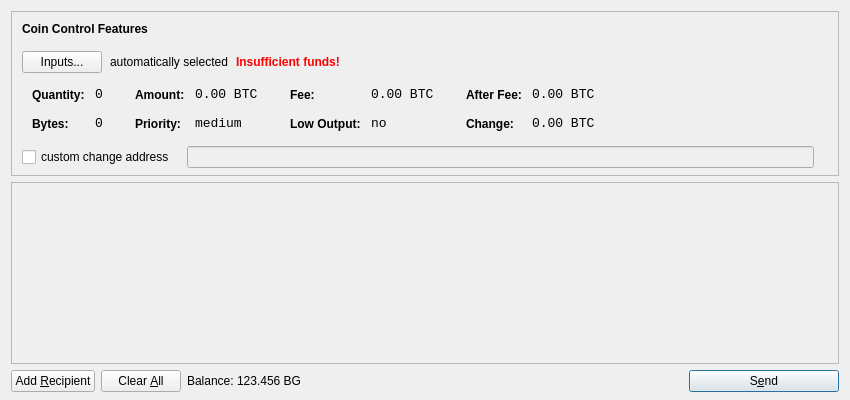
<?xml version="1.0" encoding="UTF-8"?>
<ui version="4.0">
 <class>SendCoinsDialog</class>
 <widget class="QDialog" name="SendCoinsDialog">
  <property name="geometry">
   <rect>
    <x>0</x>
    <y>0</y>
    <width>850</width>
    <height>400</height>
   </rect>
  </property>
  <property name="windowTitle">
   <string>Send Coins</string>
  </property>
  <layout class="QVBoxLayout" name="verticalLayout" stretch="0,1,0">
   <property name="bottomMargin">
    <number>8</number>
   </property>
   <item>
    <widget class="QFrame" name="frameCoinControl">
     <property name="sizePolicy">
      <sizepolicy hsizetype="Expanding" vsizetype="Expanding">
       <horstretch>0</horstretch>
       <verstretch>0</verstretch>
      </sizepolicy>
     </property>
     <property name="maximumSize">
      <size>
       <width>16777215</width>
       <height>16777215</height>
      </size>
     </property>
     <property name="frameShape">
      <enum>QFrame::StyledPanel</enum>
     </property>
     <property name="frameShadow">
      <enum>QFrame::Sunken</enum>
     </property>
     <layout class="QVBoxLayout" name="verticalLayoutCoinControl2">
      <property name="spacing">
       <number>-1</number>
      </property>
      <property name="leftMargin">
       <number>0</number>
      </property>
      <property name="topMargin">
       <number>0</number>
      </property>
      <property name="rightMargin">
       <number>0</number>
      </property>
      <property name="bottomMargin">
       <number>6</number>
      </property>
      <item>
       <layout class="QVBoxLayout" name="verticalLayoutCoinControl" stretch="0,0,0,0,1">
        <property name="spacing">
         <number>0</number>
        </property>
        <property name="leftMargin">
         <number>10</number>
        </property>
        <property name="topMargin">
         <number>10</number>
        </property>
        <item>
         <layout class="QHBoxLayout" name="horizontalLayoutCoinControl1">
          <property name="bottomMargin">
           <number>15</number>
          </property>
          <item>
           <widget class="QLabel" name="labelCoinControlFeatures">
            <property name="sizePolicy">
             <sizepolicy hsizetype="Preferred" vsizetype="Maximum">
              <horstretch>0</horstretch>
              <verstretch>0</verstretch>
             </sizepolicy>
            </property>
            <property name="font">
             <font>
              <weight>75</weight>
              <bold>true</bold>
             </font>
            </property>
            <property name="styleSheet">
             <string notr="true">font-weight:bold;</string>
            </property>
            <property name="text">
             <string>Coin Control Features</string>
            </property>
           </widget>
          </item>
         </layout>
        </item>
        <item>
         <layout class="QHBoxLayout" name="horizontalLayoutCoinControl2" stretch="0,0,0,0">
          <property name="spacing">
           <number>8</number>
          </property>
          <property name="bottomMargin">
           <number>10</number>
          </property>
          <item>
           <widget class="QPushButton" name="pushButtonCoinControl">
            <property name="styleSheet">
             <string notr="true"/>
            </property>
            <property name="text">
             <string>Inputs...</string>
            </property>
           </widget>
          </item>
          <item>
           <widget class="QLabel" name="labelCoinControlAutomaticallySelected">
            <property name="text">
             <string>automatically selected</string>
            </property>
            <property name="margin">
             <number>5</number>
            </property>
           </widget>
          </item>
          <item>
           <widget class="QLabel" name="labelCoinControlInsuffFunds">
            <property name="font">
             <font>
              <weight>75</weight>
              <bold>true</bold>
             </font>
            </property>
            <property name="styleSheet">
             <string notr="true">color:red;font-weight:bold;</string>
            </property>
            <property name="text">
             <string>Insufficient funds!</string>
            </property>
            <property name="margin">
             <number>5</number>
            </property>
           </widget>
          </item>
          <item>
           <spacer name="horizontalSpacerCoinControl">
            <property name="orientation">
             <enum>Qt::Horizontal</enum>
            </property>
            <property name="sizeHint" stdset="0">
             <size>
              <width>40</width>
              <height>1</height>
             </size>
            </property>
           </spacer>
          </item>
         </layout>
        </item>
        <item>
         <widget class="QWidget" name="widgetCoinControl" native="true">
          <property name="sizePolicy">
           <sizepolicy hsizetype="Preferred" vsizetype="Preferred">
            <horstretch>0</horstretch>
            <verstretch>0</verstretch>
           </sizepolicy>
          </property>
          <property name="minimumSize">
           <size>
            <width>0</width>
            <height>0</height>
           </size>
          </property>
          <property name="styleSheet">
           <string notr="true"/>
          </property>
          <layout class="QHBoxLayout" name="horizontalLayoutCoinControl5">
           <property name="margin">
            <number>0</number>
           </property>
           <item>
            <layout class="QHBoxLayout" name="horizontalLayoutCoinControl3" stretch="0,0,0,1">
             <property name="spacing">
              <number>20</number>
             </property>
             <property name="topMargin">
              <number>0</number>
             </property>
             <property name="bottomMargin">
              <number>10</number>
             </property>
             <item>
              <layout class="QFormLayout" name="formLayoutCoinControl1">
               <property name="horizontalSpacing">
                <number>10</number>
               </property>
               <property name="verticalSpacing">
                <number>14</number>
               </property>
               <property name="leftMargin">
                <number>10</number>
               </property>
               <property name="topMargin">
                <number>4</number>
               </property>
               <property name="rightMargin">
                <number>6</number>
               </property>
               <item row="0" column="0">
                <widget class="QLabel" name="labelCoinControlQuantityText">
                 <property name="styleSheet">
                  <string notr="true">font-weight:bold;</string>
                 </property>
                 <property name="text">
                  <string>Quantity:</string>
                 </property>
                 <property name="margin">
                  <number>0</number>
                 </property>
                </widget>
               </item>
               <item row="0" column="1">
                <widget class="QLabel" name="labelCoinControlQuantity">
                 <property name="font">
                  <font>
                   <family>Monospace</family>
                   <pointsize>10</pointsize>
                  </font>
                 </property>
                 <property name="cursor">
                  <cursorShape>IBeamCursor</cursorShape>
                 </property>
                 <property name="contextMenuPolicy">
                  <enum>Qt::ActionsContextMenu</enum>
                 </property>
                 <property name="text">
                  <string notr="true">0</string>
                 </property>
                 <property name="margin">
                  <number>0</number>
                 </property>
                 <property name="textInteractionFlags">
                  <set>Qt::LinksAccessibleByMouse|Qt::TextSelectableByKeyboard|Qt::TextSelectableByMouse</set>
                 </property>
                </widget>
               </item>
               <item row="1" column="0">
                <widget class="QLabel" name="labelCoinControlBytesText">
                 <property name="styleSheet">
                  <string notr="true">font-weight:bold;</string>
                 </property>
                 <property name="text">
                  <string>Bytes:</string>
                 </property>
                </widget>
               </item>
               <item row="1" column="1">
                <widget class="QLabel" name="labelCoinControlBytes">
                 <property name="font">
                  <font>
                   <family>Monospace</family>
                   <pointsize>10</pointsize>
                  </font>
                 </property>
                 <property name="cursor">
                  <cursorShape>IBeamCursor</cursorShape>
                 </property>
                 <property name="contextMenuPolicy">
                  <enum>Qt::ActionsContextMenu</enum>
                 </property>
                 <property name="text">
                  <string notr="true">0</string>
                 </property>
                 <property name="textInteractionFlags">
                  <set>Qt::LinksAccessibleByMouse|Qt::TextSelectableByKeyboard|Qt::TextSelectableByMouse</set>
                 </property>
                </widget>
               </item>
              </layout>
             </item>
             <item>
              <layout class="QFormLayout" name="formLayoutCoinControl2">
               <property name="horizontalSpacing">
                <number>10</number>
               </property>
               <property name="verticalSpacing">
                <number>14</number>
               </property>
               <property name="leftMargin">
                <number>6</number>
               </property>
               <property name="topMargin">
                <number>4</number>
               </property>
               <property name="rightMargin">
                <number>6</number>
               </property>
               <item row="0" column="0">
                <widget class="QLabel" name="labelCoinControlAmountText">
                 <property name="styleSheet">
                  <string notr="true">font-weight:bold;</string>
                 </property>
                 <property name="text">
                  <string>Amount:</string>
                 </property>
                 <property name="margin">
                  <number>0</number>
                 </property>
                </widget>
               </item>
               <item row="0" column="1">
                <widget class="QLabel" name="labelCoinControlAmount">
                 <property name="font">
                  <font>
                   <family>Monospace</family>
                   <pointsize>10</pointsize>
                  </font>
                 </property>
                 <property name="cursor">
                  <cursorShape>IBeamCursor</cursorShape>
                 </property>
                 <property name="contextMenuPolicy">
                  <enum>Qt::ActionsContextMenu</enum>
                 </property>
                 <property name="text">
                  <string notr="true">0.00 BTC</string>
                 </property>
                 <property name="textInteractionFlags">
                  <set>Qt::LinksAccessibleByMouse|Qt::TextSelectableByKeyboard|Qt::TextSelectableByMouse</set>
                 </property>
                </widget>
               </item>
               <item row="1" column="0">
                <widget class="QLabel" name="labelCoinControlPriorityText">
                 <property name="styleSheet">
                  <string notr="true">font-weight:bold;</string>
                 </property>
                 <property name="text">
                  <string>Priority:</string>
                 </property>
                </widget>
               </item>
               <item row="1" column="1">
                <widget class="QLabel" name="labelCoinControlPriority">
                 <property name="font">
                  <font>
                   <family>Monospace</family>
                   <pointsize>10</pointsize>
                  </font>
                 </property>
                 <property name="cursor">
                  <cursorShape>IBeamCursor</cursorShape>
                 </property>
                 <property name="contextMenuPolicy">
                  <enum>Qt::ActionsContextMenu</enum>
                 </property>
                 <property name="text">
                  <string>medium</string>
                 </property>
                 <property name="textInteractionFlags">
                  <set>Qt::LinksAccessibleByMouse|Qt::TextSelectableByKeyboard|Qt::TextSelectableByMouse</set>
                 </property>
                </widget>
               </item>
              </layout>
             </item>
             <item>
              <layout class="QFormLayout" name="formLayoutCoinControl3">
               <property name="horizontalSpacing">
                <number>10</number>
               </property>
               <property name="verticalSpacing">
                <number>14</number>
               </property>
               <property name="leftMargin">
                <number>6</number>
               </property>
               <property name="topMargin">
                <number>4</number>
               </property>
               <property name="rightMargin">
                <number>6</number>
               </property>
               <item row="0" column="0">
                <widget class="QLabel" name="labelCoinControlFeeText">
                 <property name="styleSheet">
                  <string notr="true">font-weight:bold;</string>
                 </property>
                 <property name="text">
                  <string>Fee:</string>
                 </property>
                 <property name="margin">
                  <number>0</number>
                 </property>
                </widget>
               </item>
               <item row="0" column="1">
                <widget class="QLabel" name="labelCoinControlFee">
                 <property name="font">
                  <font>
                   <family>Monospace</family>
                   <pointsize>10</pointsize>
                  </font>
                 </property>
                 <property name="cursor">
                  <cursorShape>IBeamCursor</cursorShape>
                 </property>
                 <property name="contextMenuPolicy">
                  <enum>Qt::ActionsContextMenu</enum>
                 </property>
                 <property name="text">
                  <string notr="true">0.00 BTC</string>
                 </property>
                 <property name="textInteractionFlags">
                  <set>Qt::LinksAccessibleByMouse|Qt::TextSelectableByKeyboard|Qt::TextSelectableByMouse</set>
                 </property>
                </widget>
               </item>
               <item row="1" column="0">
                <widget class="QLabel" name="labelCoinControlLowOutputText">
                 <property name="styleSheet">
                  <string notr="true">font-weight:bold;</string>
                 </property>
                 <property name="text">
                  <string>Low Output:</string>
                 </property>
                </widget>
               </item>
               <item row="1" column="1">
                <widget class="QLabel" name="labelCoinControlLowOutput">
                 <property name="font">
                  <font>
                   <family>Monospace</family>
                   <pointsize>10</pointsize>
                  </font>
                 </property>
                 <property name="cursor">
                  <cursorShape>IBeamCursor</cursorShape>
                 </property>
                 <property name="contextMenuPolicy">
                  <enum>Qt::ActionsContextMenu</enum>
                 </property>
                 <property name="text">
                  <string>no</string>
                 </property>
                 <property name="textInteractionFlags">
                  <set>Qt::LinksAccessibleByMouse|Qt::TextSelectableByKeyboard|Qt::TextSelectableByMouse</set>
                 </property>
                </widget>
               </item>
              </layout>
             </item>
             <item>
              <layout class="QFormLayout" name="formLayoutCoinControl4">
               <property name="horizontalSpacing">
                <number>10</number>
               </property>
               <property name="verticalSpacing">
                <number>14</number>
               </property>
               <property name="leftMargin">
                <number>6</number>
               </property>
               <property name="topMargin">
                <number>4</number>
               </property>
               <property name="rightMargin">
                <number>6</number>
               </property>
               <item row="0" column="0">
                <widget class="QLabel" name="labelCoinControlAfterFeeText">
                 <property name="styleSheet">
                  <string notr="true">font-weight:bold;</string>
                 </property>
                 <property name="text">
                  <string>After Fee:</string>
                 </property>
                 <property name="margin">
                  <number>0</number>
                 </property>
                </widget>
               </item>
               <item row="0" column="1">
                <widget class="QLabel" name="labelCoinControlAfterFee">
                 <property name="font">
                  <font>
                   <family>Monospace</family>
                   <pointsize>10</pointsize>
                  </font>
                 </property>
                 <property name="cursor">
                  <cursorShape>IBeamCursor</cursorShape>
                 </property>
                 <property name="contextMenuPolicy">
                  <enum>Qt::ActionsContextMenu</enum>
                 </property>
                 <property name="text">
                  <string notr="true">0.00 BTC</string>
                 </property>
                 <property name="textInteractionFlags">
                  <set>Qt::LinksAccessibleByMouse|Qt::TextSelectableByKeyboard|Qt::TextSelectableByMouse</set>
                 </property>
                </widget>
               </item>
               <item row="1" column="0">
                <widget class="QLabel" name="labelCoinControlChangeText">
                 <property name="styleSheet">
                  <string notr="true">font-weight:bold;</string>
                 </property>
                 <property name="text">
                  <string>Change:</string>
                 </property>
                </widget>
               </item>
               <item row="1" column="1">
                <widget class="QLabel" name="labelCoinControlChange">
                 <property name="font">
                  <font>
                   <family>Monospace</family>
                   <pointsize>10</pointsize>
                  </font>
                 </property>
                 <property name="cursor">
                  <cursorShape>IBeamCursor</cursorShape>
                 </property>
                 <property name="contextMenuPolicy">
                  <enum>Qt::ActionsContextMenu</enum>
                 </property>
                 <property name="text">
                  <string notr="true">0.00 BTC</string>
                 </property>
                 <property name="textInteractionFlags">
                  <set>Qt::LinksAccessibleByMouse|Qt::TextSelectableByKeyboard|Qt::TextSelectableByMouse</set>
                 </property>
                </widget>
               </item>
              </layout>
             </item>
            </layout>
           </item>
          </layout>
         </widget>
        </item>
        <item>
         <layout class="QHBoxLayout" name="horizontalLayoutCoinControl4" stretch="0,0,0">
          <property name="spacing">
           <number>12</number>
          </property>
          <property name="sizeConstraint">
           <enum>QLayout::SetDefaultConstraint</enum>
          </property>
          <property name="topMargin">
           <number>5</number>
          </property>
          <property name="rightMargin">
           <number>5</number>
          </property>
          <item>
           <widget class="QCheckBox" name="checkBoxCoinControlChange">
            <property name="text">
             <string>custom change address</string>
            </property>
           </widget>
          </item>
          <item>
           <widget class="QLineEdit" name="lineEditCoinControlChange">
            <property name="enabled">
             <bool>false</bool>
            </property>
            <property name="sizePolicy">
             <sizepolicy hsizetype="Expanding" vsizetype="Fixed">
              <horstretch>0</horstretch>
              <verstretch>0</verstretch>
             </sizepolicy>
            </property>
           </widget>
          </item>
          <item>
           <widget class="QLabel" name="labelCoinControlChangeLabel">
            <property name="sizePolicy">
             <sizepolicy hsizetype="Preferred" vsizetype="Expanding">
              <horstretch>0</horstretch>
              <verstretch>0</verstretch>
             </sizepolicy>
            </property>
            <property name="minimumSize">
             <size>
              <width>0</width>
              <height>0</height>
             </size>
            </property>
            <property name="text">
             <string/>
            </property>
            <property name="margin">
             <number>3</number>
            </property>
           </widget>
          </item>
         </layout>
        </item>
        <item>
         <spacer name="verticalSpacerCoinControl">
          <property name="orientation">
           <enum>Qt::Vertical</enum>
          </property>
          <property name="sizeHint" stdset="0">
           <size>
            <width>800</width>
            <height>1</height>
           </size>
          </property>
         </spacer>
        </item>
       </layout>
      </item>
     </layout>
    </widget>
   </item>
   <item>
    <widget class="QScrollArea" name="scrollArea">
     <property name="widgetResizable">
      <bool>true</bool>
     </property>
     <widget class="QWidget" name="scrollAreaWidgetContents">
      <property name="geometry">
       <rect>
        <x>0</x>
        <y>0</y>
        <width>830</width>
        <height>165</height>
       </rect>
      </property>
      <layout class="QVBoxLayout" name="verticalLayout_2">
       <property name="margin">
        <number>0</number>
       </property>
       <item>
        <layout class="QVBoxLayout" name="entries">
         <property name="spacing">
          <number>6</number>
         </property>
        </layout>
       </item>
       <item>
        <spacer name="verticalSpacer">
         <property name="orientation">
          <enum>Qt::Vertical</enum>
         </property>
         <property name="sizeHint" stdset="0">
          <size>
           <width>20</width>
           <height>40</height>
          </size>
         </property>
        </spacer>
       </item>
      </layout>
     </widget>
    </widget>
   </item>
   <item>
    <layout class="QHBoxLayout" name="horizontalLayout">
     <item>
      <widget class="QPushButton" name="addButton">
       <property name="toolTip">
        <string>Send to multiple recipients at once</string>
       </property>
       <property name="text">
        <string>Add &amp;Recipient</string>
       </property>
       <property name="icon">
        <iconset resource="../bitcoin.qrc">
         <normaloff>:/icons/add</normaloff>:/icons/add</iconset>
       </property>
       <property name="autoDefault">
        <bool>false</bool>
       </property>
      </widget>
     </item>
     <item>
      <widget class="QPushButton" name="clearButton">
       <property name="sizePolicy">
        <sizepolicy hsizetype="Minimum" vsizetype="Fixed">
         <horstretch>0</horstretch>
         <verstretch>0</verstretch>
        </sizepolicy>
       </property>
       <property name="toolTip">
        <string>Remove all transaction fields</string>
       </property>
       <property name="text">
        <string>Clear &amp;All</string>
       </property>
       <property name="icon">
        <iconset resource="../bitcoin.qrc">
         <normaloff>:/icons/remove</normaloff>:/icons/remove</iconset>
       </property>
       <property name="autoRepeatDelay">
        <number>300</number>
       </property>
       <property name="autoDefault">
        <bool>false</bool>
       </property>
      </widget>
     </item>
     <item>
      <layout class="QHBoxLayout" name="horizontalLayout_2">
       <property name="spacing">
        <number>3</number>
       </property>
       <item>
        <widget class="QLabel" name="label">
         <property name="text">
          <string>Balance:</string>
         </property>
        </widget>
       </item>
       <item>
        <widget class="QLabel" name="labelBalance">
         <property name="cursor">
          <cursorShape>IBeamCursor</cursorShape>
         </property>
         <property name="text">
          <string>123.456 BG</string>
         </property>
         <property name="textInteractionFlags">
          <set>Qt::LinksAccessibleByMouse|Qt::TextSelectableByKeyboard|Qt::TextSelectableByMouse</set>
         </property>
        </widget>
       </item>
      </layout>
     </item>
     <item>
      <spacer name="horizontalSpacer">
       <property name="orientation">
        <enum>Qt::Horizontal</enum>
       </property>
       <property name="sizeHint" stdset="0">
        <size>
         <width>40</width>
         <height>20</height>
        </size>
       </property>
      </spacer>
     </item>
     <item>
      <widget class="QPushButton" name="sendButton">
       <property name="minimumSize">
        <size>
         <width>150</width>
         <height>0</height>
        </size>
       </property>
       <property name="toolTip">
        <string>Confirm the send action</string>
       </property>
       <property name="text">
        <string>S&amp;end</string>
       </property>
       <property name="icon">
        <iconset resource="../bitcoin.qrc">
         <normaloff>:/icons/send</normaloff>:/icons/send</iconset>
       </property>
       <property name="default">
        <bool>true</bool>
       </property>
      </widget>
     </item>
    </layout>
   </item>
  </layout>
 </widget>
 <resources>
  <include location="../bitcoin.qrc"/>
 </resources>
 <connections/>
</ui>
